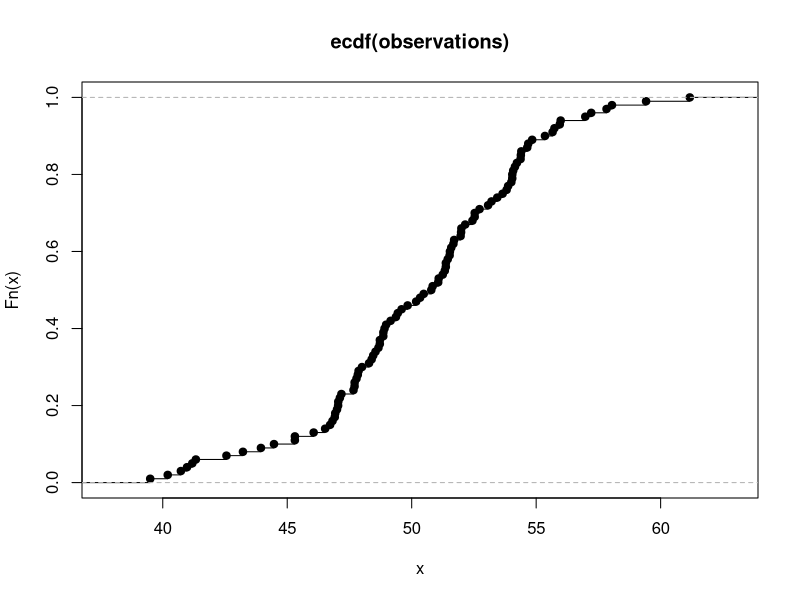
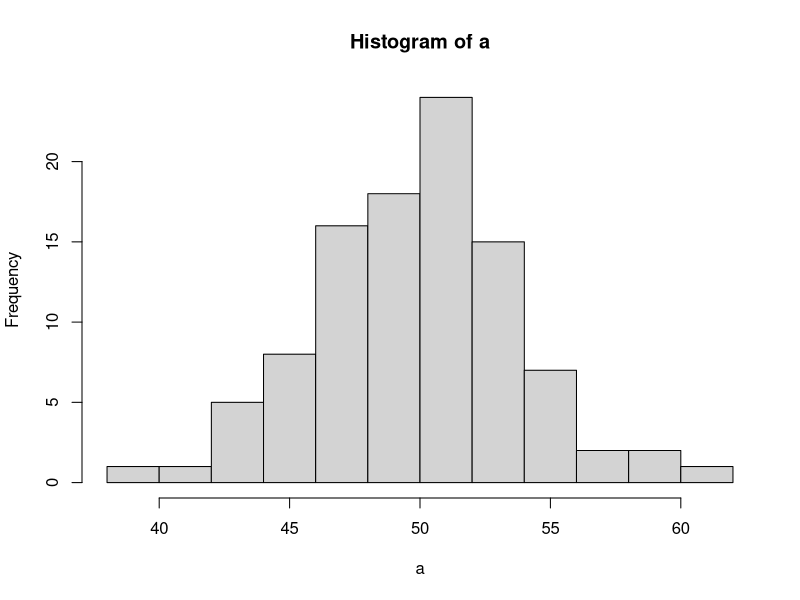
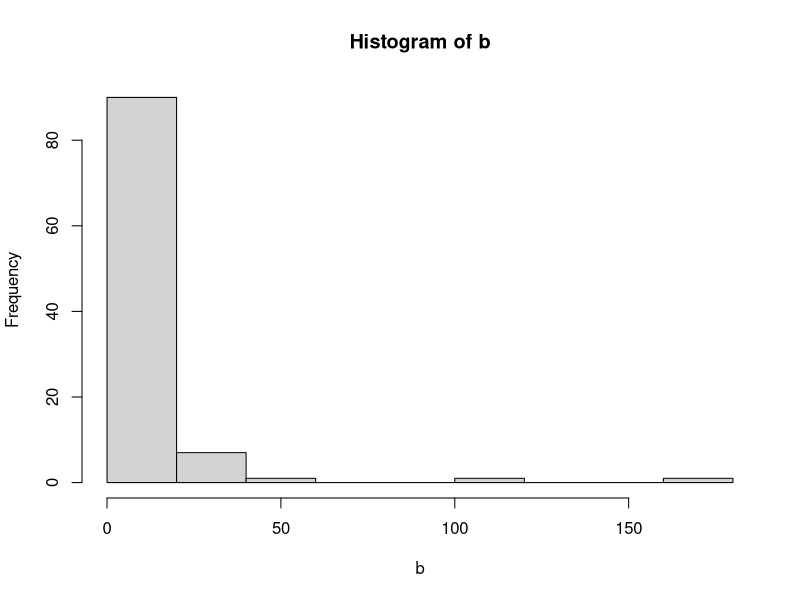
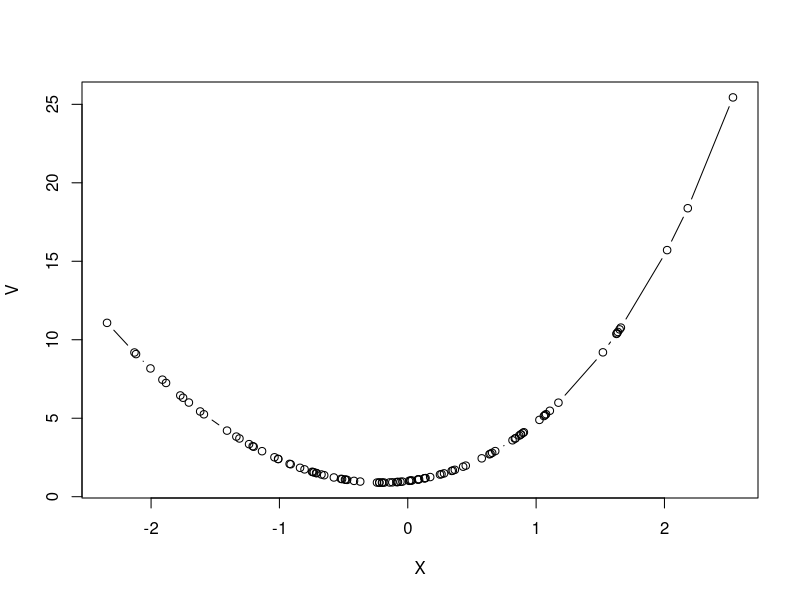

Here is the R script that generated these plots, in order:
## ---- chunk 1
knitr::opts_chunk$set(error=TRUE,        # Keep compiling upon error
                      collapse=TRUE,     # collapse by default
                      echo=TRUE,         # echo code by default
                      comment = "#>",    # change comment character
                      fig.width = 5,     # set figure width
                      out.width = "50%", # set width of displayed images
                      warning=TRUE,      # show R warnings
                      message=FALSE)     # show R messages
## ---- chunk 2
rep(seq(1,3),4)
## ---- chunk 3
qnorm(0.99, mean = 0, sd = 1)
## ---- chunk 4
observations <- rnorm(100, mean = 50, sd = 4)
Fn <- ecdf(observations)
plot(Fn)
## ---- chunk 5
a = rnorm(100, mean = 50, sd = 4)
b = rlnorm(100, mean = 1, sd = sqrt(2))
diff.med <- function(data) {
   return(abs(mean(data)-median(data)))
}

diff.med(a)
diff.med(b)
hist(a)
hist(b)
#~~Beobachtung: diff.med(a) variiert viel mehr als diff.med(b)~~
#Erwartung: LN erreicht höheren Differenzwert, da rechtsschiefe Verteilung (N ist symmetrische Verteilung)
## ---- chunk 6
sim.v <- function(a, n){
  x <- rnorm(n, mean = 0, sd = 1)
  x <- sort(x, decreasing = FALSE) # necessar to draw plot
  df <- data.frame()
  for(z in x){
    v <- exp(1)^z+2*z^2
    df <-rbind(df, list(z, v)) 
  }
  plot(df, type = "b", xlab = "X", ylab = "V") #not required
  return(quantile(df[[2]], a))
}

sim.v(0.33, 100)# not required
